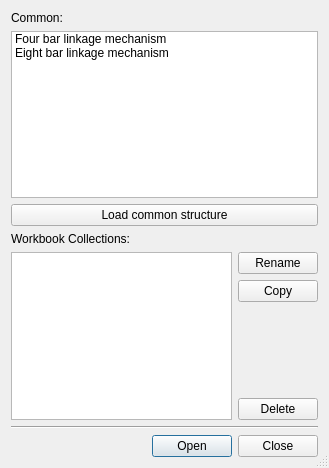
<?xml version="1.0" encoding="UTF-8"?>
<ui version="4.0">
 <class>Dialog</class>
 <widget class="QDialog" name="Dialog">
  <property name="geometry">
   <rect>
    <x>0</x>
    <y>0</y>
    <width>329</width>
    <height>468</height>
   </rect>
  </property>
  <property name="minimumSize">
   <size>
    <width>329</width>
    <height>468</height>
   </size>
  </property>
  <property name="windowTitle">
   <string>Workbook Collections</string>
  </property>
  <property name="windowIcon">
   <iconset resource="../../../../icons.qrc">
    <normaloff>:/icons/collections.png</normaloff>:/icons/collections.png</iconset>
  </property>
  <property name="sizeGripEnabled">
   <bool>true</bool>
  </property>
  <property name="modal">
   <bool>true</bool>
  </property>
  <layout class="QVBoxLayout" name="verticalLayout_3">
   <item>
    <layout class="QVBoxLayout" name="verticalLayout_2">
     <item>
      <widget class="QLabel" name="common_label">
       <property name="text">
        <string>Common:</string>
       </property>
      </widget>
     </item>
     <item>
      <widget class="QListWidget" name="common_list">
       <item>
        <property name="text">
         <string>Four bar linkage mechanism</string>
        </property>
       </item>
       <item>
        <property name="text">
         <string>Eight bar linkage mechanism</string>
        </property>
       </item>
      </widget>
     </item>
     <item>
      <widget class="QPushButton" name="common_load">
       <property name="text">
        <string>Load common structure</string>
       </property>
       <property name="icon">
        <iconset resource="../../../../icons.qrc">
         <normaloff>:/icons/data.png</normaloff>:/icons/data.png</iconset>
       </property>
      </widget>
     </item>
    </layout>
   </item>
   <item>
    <widget class="QLabel" name="Collections_label">
     <property name="text">
      <string>Workbook Collections:</string>
     </property>
    </widget>
   </item>
   <item>
    <layout class="QHBoxLayout" name="horizontalLayout_2">
     <item>
      <widget class="QListWidget" name="collections_list"/>
     </item>
     <item>
      <layout class="QVBoxLayout" name="verticalLayout">
       <item>
        <widget class="QPushButton" name="rename_button">
         <property name="text">
          <string>Rename</string>
         </property>
         <property name="icon">
          <iconset resource="../../../../icons.qrc">
           <normaloff>:/icons/rename.png</normaloff>:/icons/rename.png</iconset>
         </property>
         <property name="autoDefault">
          <bool>false</bool>
         </property>
        </widget>
       </item>
       <item>
        <widget class="QPushButton" name="copy_button">
         <property name="text">
          <string>Copy</string>
         </property>
         <property name="icon">
          <iconset resource="../../../../icons.qrc">
           <normaloff>:/icons/copy.png</normaloff>:/icons/copy.png</iconset>
         </property>
        </widget>
       </item>
       <item>
        <spacer name="verticalSpacer">
         <property name="orientation">
          <enum>Qt::Vertical</enum>
         </property>
         <property name="sizeHint" stdset="0">
          <size>
           <width>20</width>
           <height>40</height>
          </size>
         </property>
        </spacer>
       </item>
       <item>
        <widget class="QPushButton" name="delete_button">
         <property name="text">
          <string>Delete</string>
         </property>
         <property name="icon">
          <iconset resource="../../../../icons.qrc">
           <normaloff>:/icons/delete.png</normaloff>:/icons/delete.png</iconset>
         </property>
         <property name="autoDefault">
          <bool>false</bool>
         </property>
        </widget>
       </item>
      </layout>
     </item>
    </layout>
   </item>
   <item>
    <widget class="Line" name="line">
     <property name="orientation">
      <enum>Qt::Horizontal</enum>
     </property>
    </widget>
   </item>
   <item>
    <layout class="QHBoxLayout" name="horizontalLayout_3">
     <item>
      <spacer name="horizontalSpacer">
       <property name="orientation">
        <enum>Qt::Horizontal</enum>
       </property>
       <property name="sizeHint" stdset="0">
        <size>
         <width>40</width>
         <height>20</height>
        </size>
       </property>
      </spacer>
     </item>
     <item>
      <widget class="QDialogButtonBox" name="buttonBox">
       <property name="standardButtons">
        <set>QDialogButtonBox::Close|QDialogButtonBox::Open</set>
       </property>
      </widget>
     </item>
    </layout>
   </item>
  </layout>
 </widget>
 <resources>
  <include location="../../../../icons.qrc"/>
 </resources>
 <connections>
  <connection>
   <sender>buttonBox</sender>
   <signal>rejected()</signal>
   <receiver>Dialog</receiver>
   <slot>reject()</slot>
   <hints>
    <hint type="sourcelabel">
     <x>237</x>
     <y>395</y>
    </hint>
    <hint type="destinationlabel">
     <x>165</x>
     <y>209</y>
    </hint>
   </hints>
  </connection>
  <connection>
   <sender>buttonBox</sender>
   <signal>accepted()</signal>
   <receiver>Dialog</receiver>
   <slot>accept()</slot>
   <hints>
    <hint type="sourcelabel">
     <x>186</x>
     <y>374</y>
    </hint>
    <hint type="destinationlabel">
     <x>139</x>
     <y>199</y>
    </hint>
   </hints>
  </connection>
  <connection>
   <sender>common_load</sender>
   <signal>clicked()</signal>
   <receiver>Dialog</receiver>
   <slot>accept()</slot>
   <hints>
    <hint type="sourcelabel">
     <x>139</x>
     <y>175</y>
    </hint>
    <hint type="destinationlabel">
     <x>139</x>
     <y>199</y>
    </hint>
   </hints>
  </connection>
 </connections>
</ui>
